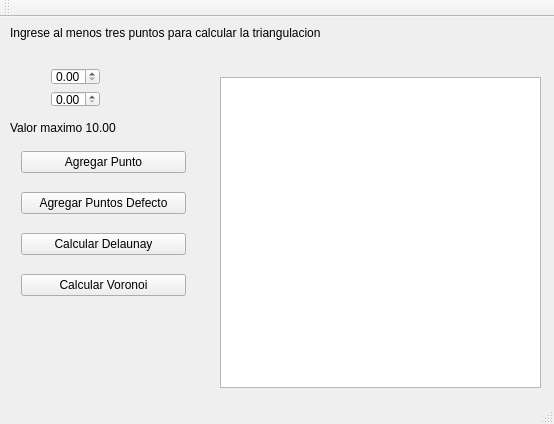
<?xml version="1.0" encoding="UTF-8"?>
<ui version="4.0">
 <class>MainWindow</class>
 <widget class="QMainWindow" name="MainWindow">
  <property name="geometry">
   <rect>
    <x>0</x>
    <y>0</y>
    <width>554</width>
    <height>424</height>
   </rect>
  </property>
  <property name="minimumSize">
   <size>
    <width>554</width>
    <height>424</height>
   </size>
  </property>
  <property name="maximumSize">
   <size>
    <width>554</width>
    <height>424</height>
   </size>
  </property>
  <property name="windowTitle">
   <string>Generador Delaunay Voronoi</string>
  </property>
  <widget class="QWidget" name="centralWidget">
   <widget class="QTableView" name="tableViewCoord">
    <property name="geometry">
     <rect>
      <x>220</x>
      <y>60</y>
      <width>321</width>
      <height>311</height>
     </rect>
    </property>
    <property name="sizeAdjustPolicy">
     <enum>QAbstractScrollArea::AdjustToContents</enum>
    </property>
    <property name="editTriggers">
     <set>QAbstractItemView::NoEditTriggers</set>
    </property>
    <property name="cornerButtonEnabled">
     <bool>false</bool>
    </property>
   </widget>
   <widget class="QWidget" name="layoutWidget">
    <property name="geometry">
     <rect>
      <x>10</x>
      <y>110</y>
      <width>187</width>
      <height>195</height>
     </rect>
    </property>
    <layout class="QVBoxLayout" name="verticalLayout">
     <item>
      <widget class="QPushButton" name="agregarPunto">
       <property name="text">
        <string>Agregar Punto</string>
       </property>
      </widget>
     </item>
     <item>
      <widget class="QPushButton" name="puntosPredef">
       <property name="text">
        <string>Agregar Puntos Defecto</string>
       </property>
      </widget>
     </item>
     <item>
      <widget class="QPushButton" name="calcularDelaunay">
       <property name="text">
        <string>Calcular Delaunay</string>
       </property>
      </widget>
     </item>
     <item>
      <widget class="QPushButton" name="calcularVor">
       <property name="text">
        <string>Calcular Voronoi</string>
       </property>
      </widget>
     </item>
    </layout>
   </widget>
   <widget class="QWidget" name="verticalLayoutWidget">
    <property name="geometry">
     <rect>
      <x>40</x>
      <y>40</y>
      <width>71</width>
      <height>61</height>
     </rect>
    </property>
    <layout class="QVBoxLayout" name="verticalLayout_2">
     <item>
      <widget class="QDoubleSpinBox" name="doubleSpinBoxX">
       <property name="maximum">
        <double>10.000000000000000</double>
       </property>
      </widget>
     </item>
     <item>
      <widget class="QDoubleSpinBox" name="doubleSpinBoxY">
       <property name="maximum">
        <double>10.000000000000000</double>
       </property>
      </widget>
     </item>
    </layout>
   </widget>
   <widget class="QWidget" name="verticalLayoutWidget_2">
    <property name="geometry">
     <rect>
      <x>10</x>
      <y>40</y>
      <width>21</width>
      <height>61</height>
     </rect>
    </property>
    <layout class="QVBoxLayout" name="verticalLayout_3">
     <item>
      <widget class="QLabel" name="label">
       <property name="text">
        <string>X=</string>
       </property>
      </widget>
     </item>
     <item>
      <widget class="QLabel" name="label_2">
       <property name="text">
        <string>Y=</string>
       </property>
      </widget>
     </item>
    </layout>
   </widget>
   <widget class="QLabel" name="label_3">
    <property name="geometry">
     <rect>
      <x>10</x>
      <y>100</y>
      <width>121</width>
      <height>21</height>
     </rect>
    </property>
    <property name="text">
     <string>Valor maximo 10.00</string>
    </property>
   </widget>
   <widget class="QLabel" name="label_4">
    <property name="geometry">
     <rect>
      <x>10</x>
      <y>-10</y>
      <width>391</width>
      <height>51</height>
     </rect>
    </property>
    <property name="text">
     <string>Ingrese al menos tres puntos para calcular la triangulacion</string>
    </property>
   </widget>
  </widget>
  <widget class="QToolBar" name="mainToolBar">
   <attribute name="toolBarArea">
    <enum>TopToolBarArea</enum>
   </attribute>
   <attribute name="toolBarBreak">
    <bool>false</bool>
   </attribute>
  </widget>
  <widget class="QStatusBar" name="statusBar"/>
 </widget>
 <layoutdefault spacing="6" margin="11"/>
 <resources/>
 <connections/>
</ui>
